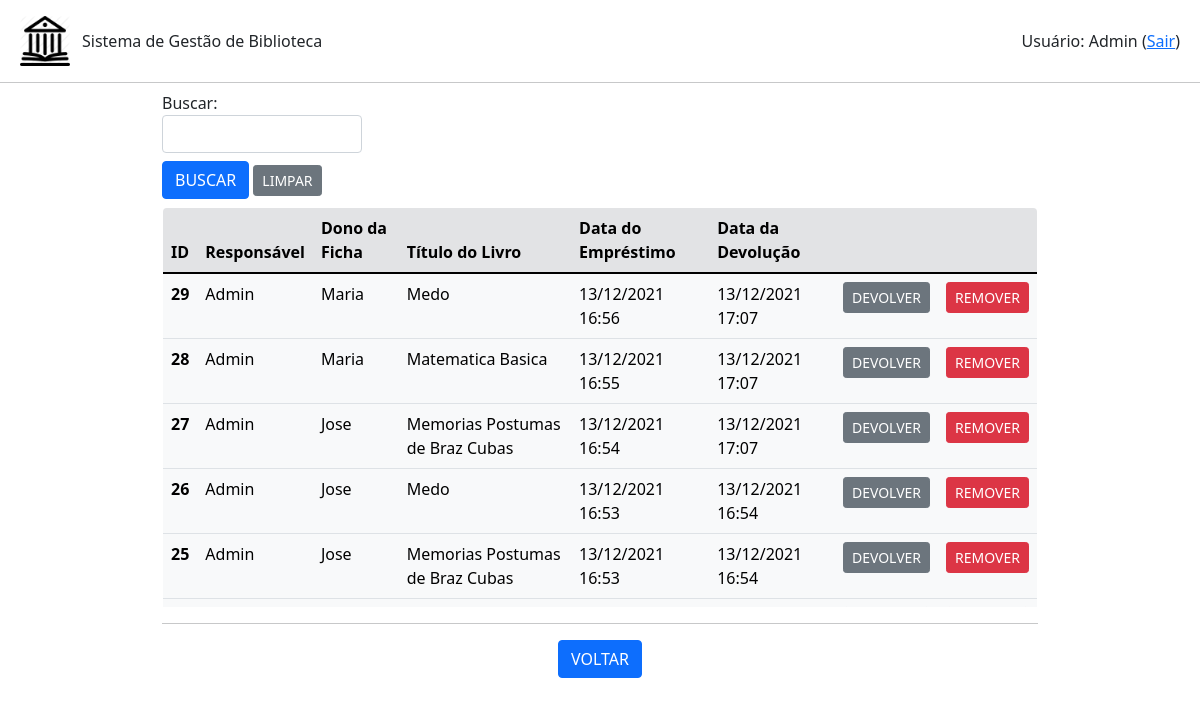
Page /emprestimo/listar (signed in) on the earlier database version.
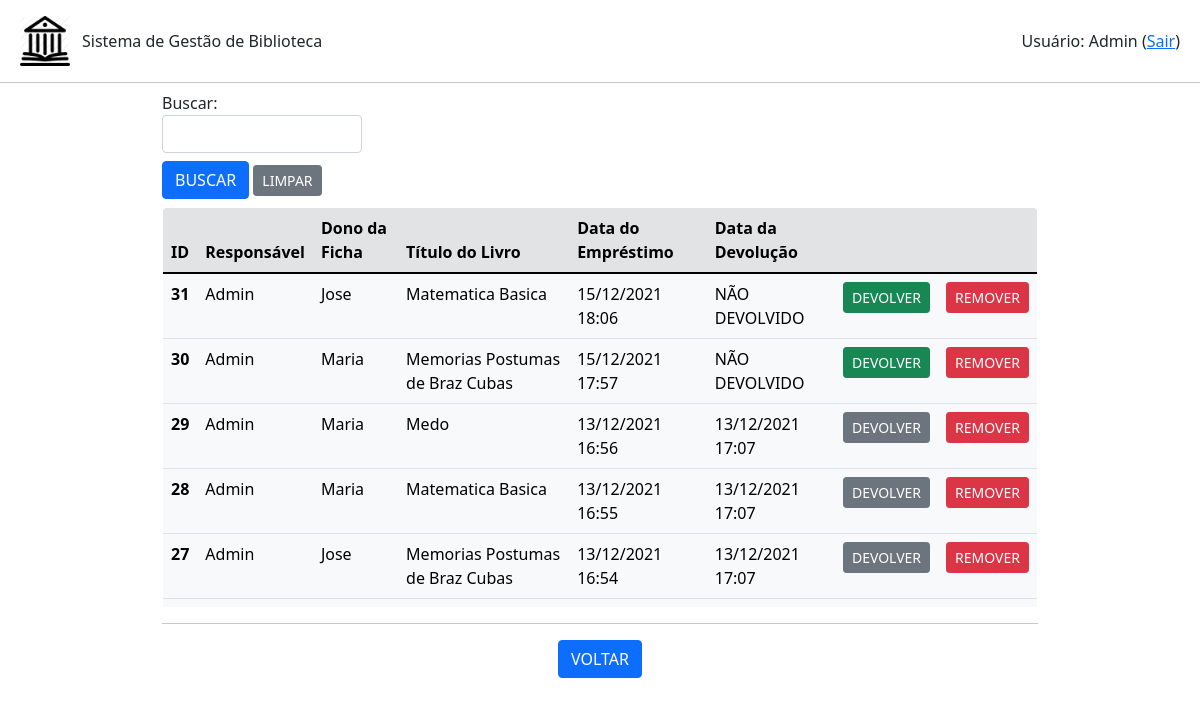
Same page on the later database version.
### emprestimo.py (models this page shows)
class Emprestimo(db.Model):
    id = db.Column(db.Integer, primary_key=True)
    id_usuario = db.Column(db.Integer,db.ForeignKey('usuario.id'))
    id_livro = db.Column(db.Integer,db.ForeignKey('livro.id'))
    id_ficha = db.Column(db.Integer,db.ForeignKey('ficha.id'))
    data_emprestimo = db.Column(db.DateTime, unique=False, nullable=False, default=datetime.datetime.now())
    data_devolucao = db.Column(db.DateTime, unique=False, nullable=True)

### usuario.py (models this page shows)
class Usuario(db.Model):
    id = db.Column(db.Integer, primary_key=True)
    nome = db.Column(db.String(200), unique=False, nullable=False)
    username = db.Column(db.String(80), unique=True, nullable=False)
    email = db.Column(db.String(120), unique=True, nullable=False)
    telefone = db.Column(db.String(20),unique=False, nullable=False)
    senha = db.Column(db.String(80), unique=False, nullable=False)
    admin = db.Column(db.Boolean(), default=False)
    emprestimo = db.relationship('Emprestimo', backref='usuario', lazy=True)

### ficha.py (models this page shows)
class Ficha(db.Model):
    id = db.Column(db.Integer, primary_key=True)
    nome = db.Column(db.String(200), unique=False, nullable=False)
    cpf = db.Column(db.String(20), unique=True, nullable=False)
    email = db.Column(db.String(120), unique=True, nullable=False)
    ativo = db.Column(db.Boolean(), default=False)
    qtdLivros = db.Column(db.Integer, unique=False, nullable=False)
    totalLivros = db.Column(db.Integer, unique=False, nullable=False)
    emprestimo = db.relationship('Emprestimo', backref='ficha', lazy=True)

### livro.py (models this page shows)
class Livro(db.Model):
    id = db.Column(db.Integer, primary_key=True)
    titulo = db.Column(db.String(200), unique=False, nullable=False)
    autor = db.Column(db.String(80), unique=False, nullable=False)
    genero = db.Column(db.String(120), unique=False, nullable=False)
    disponivel = db.Column(db.Boolean, default=True)
    emprestimo = db.relationship('Emprestimo', backref='livro', lazy=True)

### app.py (the view, shortened to what this page needs)
@app.route('/emprestimo/listar', methods=['POST','GET'])
def listar_emprestimos():
    if session.get('autenticado',False)==False:
        flash(u'Login necessário!', category='warning')
        return(redirect(url_for('login')))
    form = BuscaForm()
    emprestimos = Emprestimo.query.order_by(Emprestimo.data_emprestimo.desc()).all()
    return(render_template('emprestimos.html', emprestimos=emprestimos, form=form, action=url_for('listar_emprestimos')))

### formBusca.py
class BuscaForm(FlaskForm):
    campo = StringField('Buscar: ', validators=[DataRequired()])
    enviar = SubmitField('BUSCAR')

### templates/emprestimos.html (shortened to what this page needs)
{% extends "base.html" %}
{% block conteudo %}
<div class="container-fluid mx-auto" style="width: 75%;">
    {% from 'bootstrap/form.html' import render_field %}
    <form method="post">
        <div class="mt-2" style="width: 200px;">
            {{ render_field(form.campo) }}
        </div>
        <div class="mt-2 mb-2">
            {{ render_field(form.enviar, button_style="primary", button_size="sm") }}
            <a class="btn btn-secondary btn-sm" href="{{url_for('listar_emprestimos')}}" role="button">LIMPAR</a>
        </div>
    </form>
    <div style="max-height: 400px; overflow-y: auto;">
        <table class=" table table-light border rounded-3" style="overflow: hidden;">
            <thead>
            <tr class="table-secondary">
                <th scope="col">ID</th>
                <th scope="col">Responsável</th>
                <th scope="col">Dono da Ficha</th>
                <th scope="col">Título do Livro</th>
                <th scope="col">Data do Empréstimo</th>
                <th scope="col">Data da Devolução</th>
                <th scope="col"></th>
                <th scope="col"></th>
            </tr>
            </thead>
            <tbod>
                {% for emprestimo in emprestimos %}
                    <tr>
                        <th scope="row">{{emprestimo.id}}</th>
                        {% if emprestimo.usuario.nome is not none %}
                            <td>{{emprestimo.usuario.nome}}</td>
                        {% else %}
                            <td>Sem dados</td>
                        {% endif %}
                        {% if emprestimo.ficha is not none %}
                            <td>{{emprestimo.ficha.nome}}</td>
                        {% else %}
                            <td>Sem dados</td>
                        {% endif %}
                        {% if emprestimo.livro.titulo is not none %}
                            <td>{{emprestimo.livro.titulo}}</td>
                        {% else %}
                            <td>Sem dados</td>
                        {% endif %}
                        <td>{{emprestimo.data_emprestimo.strftime('%d/%m/%Y %H:%M')}}</td>
                        {% if emprestimo.data_devolucao is not none %}
                            <td>{{emprestimo.data_devolucao.strftime('%d/%m/%Y %H:%M')}}</td>
                            <td class="text-center">
                                <a class="btn btn-secondary btn-sm" href="{{url_for('devolver_emprestimo',id_emprestimo=emprestimo.id)}}" role="button">DEVOLVER</a>
                            </td>
                        {% else %}
                            <td>NÃO DEVOLVIDO</td>
                            <td class="text-center">
                                <a class="btn btn-success btn-sm" href="{{url_for('devolver_emprestimo',id_emprestimo=emprestimo.id)}}" role="button">DEVOLVER</a>
                            </td>
                        {% endif %}
                        <td class="text-center"><a class="btn btn-danger btn-sm" href="{{url_for('remover_emprestimo',id_emprestimo=emprestimo.id)}}" role="button">REMOVER</a></td>
                    </tr>
                {% endfor %}
        </table>
    </div>
    <hr>
    <div class="row text-center">
        <div class="col mr-1">
            <a class="btn btn-primary" href="{{url_for('root')}}" role="button">VOLTAR</a>
        </div>
    </div>
</div>
{% endblock %}

### templates/base.html (shortened to what this page needs)
<!DOCTYPE html>
<html>
    <head>
      <link href="https://cdn.jsdelivr.net/npm/bootstrap@5.1.3/dist/css/bootstrap.min.css" rel="stylesheet">
    </head>
  <body>
    <div class="row mx-0 mb-3 mt-3">
      <div class="col-md-auto ms-2 my-auto" style="width: 62px;">
          <img src="{{url_for('static', filename='Biblioteca_icon.png')}}" style="width: 50px; height: 50px;">
      </div>
      <div class="col my-auto" style="height: 100%;">
        Sistema de Gestão de Biblioteca
      </div>
      <div class="col text-end me-2 my-auto" style="height: 100%;">
        {% if session.get('autenticado',False)==False %}
          <a class="btn btn-primary" href="{{url_for('login')}}" role="button">Entrar</a>
        {% else %}
          Usuário: {{session.get('nome')}}
          (<a href="{{url_for('logout')}}">Sair</a>)
        {% endif %}
      </div>
    </div>
    <hr class="my-0">
    {% block conteudo %}
    {% endblock %}
  </body>
</html>

Differences in the rows shown:
no longer on this page (row unchanged): Emprestimo: id "26", usuario.nome "Admin", ficha.nome "Jose", livro.titulo "Medo", data_emprestimo "13/12/2021 16:53", data_devolucao "13/12/2021 16:54"
no longer on this page (row unchanged): Emprestimo: id "25", usuario.nome "Admin", ficha.nome "Jose", livro.titulo "Memorias Postumas de Braz Cubas", data_emprestimo "13/12/2021 16:53", data_devolucao "13/12/2021 16:54"
added Emprestimo: id "31", usuario.nome "Admin", ficha.nome "Jose", livro.titulo "Matematica Basica", data_emprestimo "15/12/2021 18:06"
added Emprestimo: id "30", usuario.nome "Admin", ficha.nome "Maria", livro.titulo "Memorias Postumas de Braz Cubas", data_emprestimo "15/12/2021 17:57"
